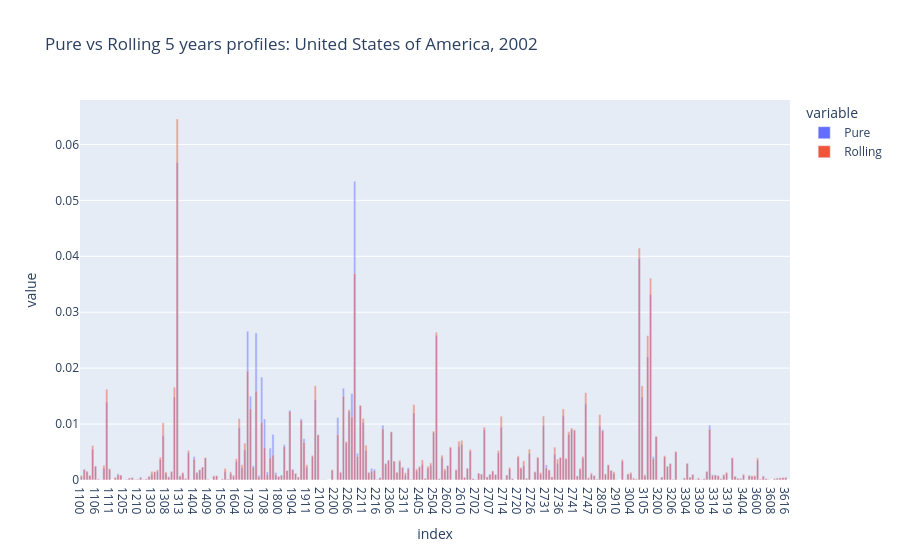

Notebook source saved alongside this figure:
### Code cell
country = "US"
year = 2002

df_profile_country = pd.concat([
            df_prob_yearly_full.loc[(country, year)],
            df_prob_roll_yearly_full.loc[(country, year)]
        ], axis=1).T.reset_index(drop=True).T.rename(columns={0: "Pure", 1: "Rolling"})
px.bar(df_profile_country, x=df_profile_country.index, y=["Pure", "Rolling"], barmode="overlay",
       title=f"Pure vs Rolling 5 years profiles: {uf.id2name_country[country]}, {year}")

### Figure 1 — Plotly figure (JSON) as saved in the notebook; plotly's stock layout.template omitted (floating-point values rounded to 4 significant figures; data arrays with more than 128 entries replaced by an {"elided": "..."} marker saying what was removed)
{"data": [{"hovertemplate": "variable=Pure<br>index=%{x}<br>value=%{y}<extra></extra>", "legendgroup": "Pure", "marker": {"color": "#636efa", "opacity": 0.5, "pattern": {"shape": ""}}, "name": "Pure", "orientation": "v", "showlegend": true, "textposition": "auto", "type": "bar", "x": {"elided": "252 str values"}, "xaxis": "x", "y": {"elided": "252 float values"}, "yaxis": "y"}, {"hovertemplate": "variable=Rolling<br>index=%{x}<br>value=%{y}<extra></extra>", "legendgroup": "Rolling", "marker": {"color": "#EF553B", "opacity": 0.5, "pattern": {"shape": ""}}, "name": "Rolling", "orientation": "v", "showlegend": true, "textposition": "auto", "type": "bar", "x": {"elided": "252 str values"}, "xaxis": "x", "y": {"elided": "252 float values"}, "yaxis": "y"}], "layout": {"barmode": "overlay", "legend": {"title": {"text": "variable"}, "tracegroupgap": 0}, "title": {"text": "Pure vs Rolling 5 years profiles: United States of America, 2002"}, "xaxis": {"anchor": "y", "domain": [0, 1], "title": {"text": "index"}}, "yaxis": {"anchor": "x", "domain": [0, 1], "title": {"text": "value"}}}}
